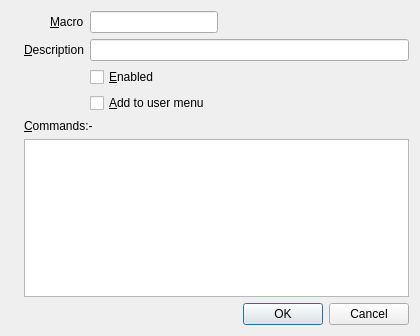
<?xml version="1.0" encoding="UTF-8"?>
<ui version="4.0">
 <class>dialog_Macro</class>
 <widget class="QDialog" name="dialog_Macro">
  <property name="geometry">
   <rect>
    <x>0</x>
    <y>0</y>
    <width>420</width>
    <height>336</height>
   </rect>
  </property>
  <property name="sizePolicy">
   <sizepolicy hsizetype="Preferred" vsizetype="Preferred">
    <horstretch>0</horstretch>
    <verstretch>0</verstretch>
   </sizepolicy>
  </property>
  <property name="maximumSize">
   <size>
    <width>1000</width>
    <height>1000</height>
   </size>
  </property>
  <property name="windowTitle">
   <string>New Macro</string>
  </property>
  <property name="sizeGripEnabled">
   <bool>false</bool>
  </property>
  <property name="modal">
   <bool>false</bool>
  </property>
  <layout class="QVBoxLayout" name="verticalLayout_2">
   <item>
    <layout class="QHBoxLayout" name="horizontalLayout_2">
     <item>
      <widget class="QLabel" name="label_5">
       <property name="text">
        <string/>
       </property>
       <property name="pixmap">
        <pixmap resource="resources.qrc">:/irc/Resources/macro_128.png</pixmap>
       </property>
      </widget>
     </item>
     <item>
      <layout class="QVBoxLayout" name="verticalLayout">
       <item>
        <layout class="QFormLayout" name="formLayout">
         <property name="fieldGrowthPolicy">
          <enum>QFormLayout::AllNonFixedFieldsGrow</enum>
         </property>
         <property name="labelAlignment">
          <set>Qt::AlignRight|Qt::AlignTrailing|Qt::AlignVCenter</set>
         </property>
         <item row="2" column="0">
          <widget class="QLabel" name="label_4">
           <property name="sizePolicy">
            <sizepolicy hsizetype="Preferred" vsizetype="Preferred">
             <horstretch>0</horstretch>
             <verstretch>0</verstretch>
            </sizepolicy>
           </property>
           <property name="text">
            <string>&amp;Macro</string>
           </property>
           <property name="alignment">
            <set>Qt::AlignLeading|Qt::AlignLeft|Qt::AlignVCenter</set>
           </property>
           <property name="buddy">
            <cstring>lineEdit_Macro</cstring>
           </property>
          </widget>
         </item>
         <item row="4" column="0">
          <widget class="QLabel" name="label_2">
           <property name="sizePolicy">
            <sizepolicy hsizetype="Preferred" vsizetype="Preferred">
             <horstretch>0</horstretch>
             <verstretch>0</verstretch>
            </sizepolicy>
           </property>
           <property name="text">
            <string>&amp;Description</string>
           </property>
           <property name="alignment">
            <set>Qt::AlignLeading|Qt::AlignLeft|Qt::AlignVCenter</set>
           </property>
           <property name="buddy">
            <cstring>lineEdit_Description</cstring>
           </property>
          </widget>
         </item>
         <item row="6" column="1">
          <widget class="QCheckBox" name="checkBox_Enabled">
           <property name="text">
            <string>&amp;Enabled</string>
           </property>
          </widget>
         </item>
         <item row="7" column="1">
          <widget class="QCheckBox" name="checkBox_AddToUserMenu">
           <property name="text">
            <string>&amp;Add to user menu</string>
           </property>
          </widget>
         </item>
         <item row="2" column="1">
          <widget class="QLineEdit" name="lineEdit_Macro">
           <property name="maximumSize">
            <size>
             <width>128</width>
             <height>16777215</height>
            </size>
           </property>
          </widget>
         </item>
         <item row="4" column="1">
          <widget class="QLineEdit" name="lineEdit_Description"/>
         </item>
        </layout>
       </item>
       <item>
        <widget class="QLabel" name="label">
         <property name="text">
          <string>&amp;Commands:-</string>
         </property>
         <property name="buddy">
          <cstring>plainTextEdit_Commands</cstring>
         </property>
        </widget>
       </item>
       <item>
        <widget class="QPlainTextEdit" name="plainTextEdit_Commands">
         <property name="lineWrapMode">
          <enum>QPlainTextEdit::NoWrap</enum>
         </property>
        </widget>
       </item>
      </layout>
     </item>
    </layout>
   </item>
   <item>
    <widget class="QDialogButtonBox" name="buttonBox">
     <property name="orientation">
      <enum>Qt::Horizontal</enum>
     </property>
     <property name="standardButtons">
      <set>QDialogButtonBox::Cancel|QDialogButtonBox::Ok</set>
     </property>
    </widget>
   </item>
  </layout>
 </widget>
 <tabstops>
  <tabstop>lineEdit_Macro</tabstop>
  <tabstop>lineEdit_Description</tabstop>
  <tabstop>checkBox_Enabled</tabstop>
  <tabstop>checkBox_AddToUserMenu</tabstop>
  <tabstop>plainTextEdit_Commands</tabstop>
 </tabstops>
 <resources>
  <include location="resources.qrc"/>
 </resources>
 <connections>
  <connection>
   <sender>buttonBox</sender>
   <signal>accepted()</signal>
   <receiver>dialog_Macro</receiver>
   <slot>accept()</slot>
   <hints>
    <hint type="sourcelabel">
     <x>248</x>
     <y>254</y>
    </hint>
    <hint type="destinationlabel">
     <x>157</x>
     <y>274</y>
    </hint>
   </hints>
  </connection>
  <connection>
   <sender>buttonBox</sender>
   <signal>rejected()</signal>
   <receiver>dialog_Macro</receiver>
   <slot>reject()</slot>
   <hints>
    <hint type="sourcelabel">
     <x>316</x>
     <y>260</y>
    </hint>
    <hint type="destinationlabel">
     <x>286</x>
     <y>274</y>
    </hint>
   </hints>
  </connection>
 </connections>
</ui>
